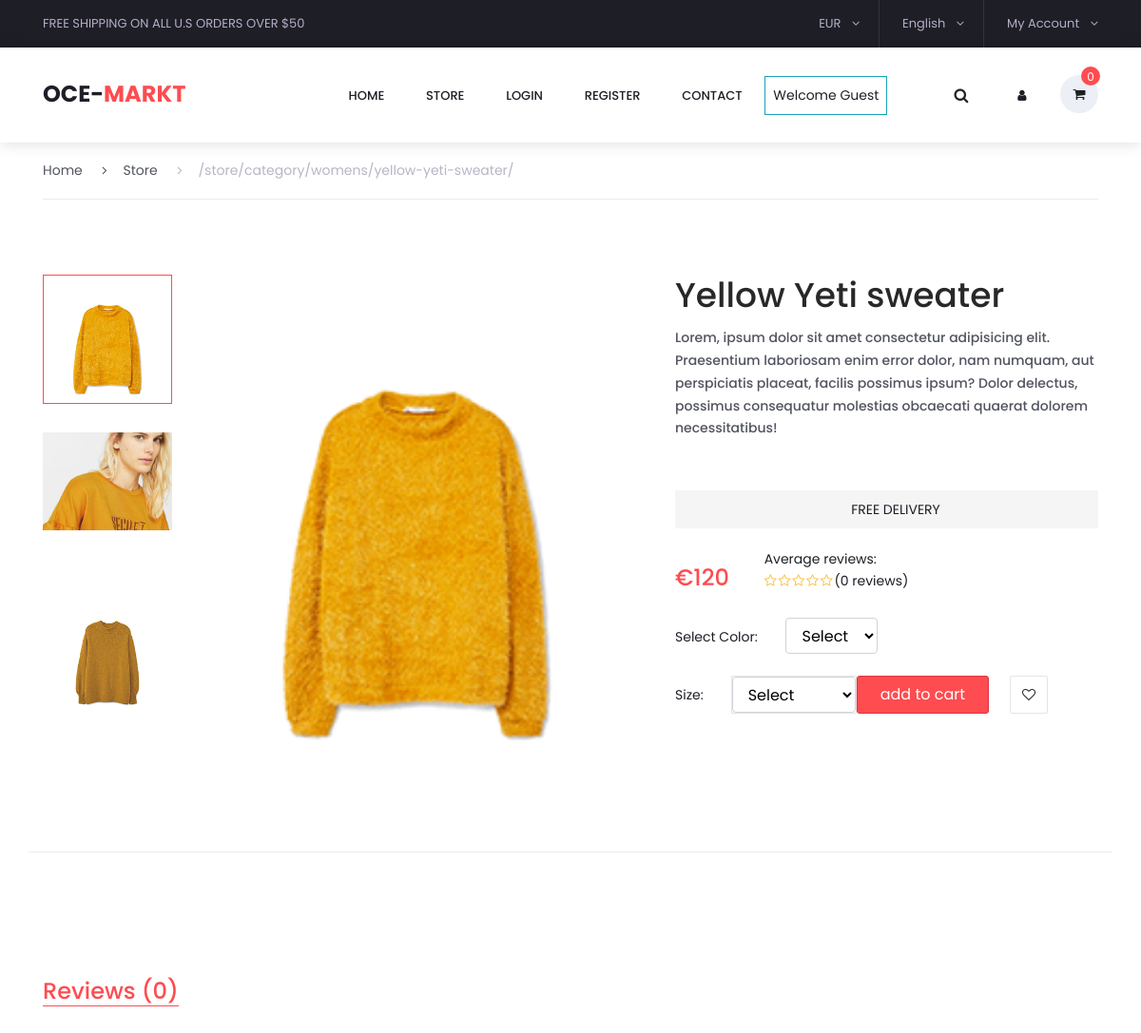
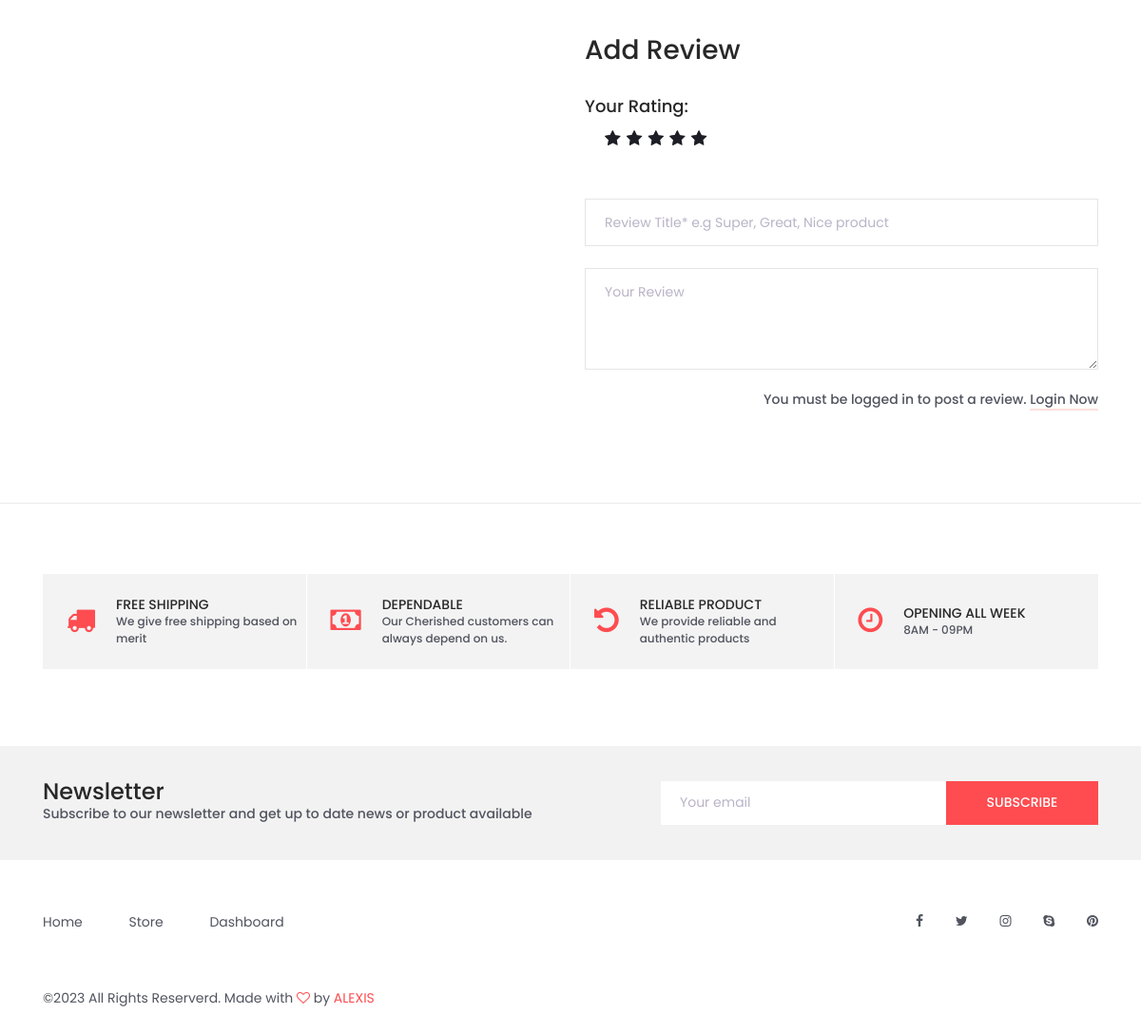
Screenshot of /store/category/womens/yellow-yeti-sweater/ with the database file from the repository (2 pictures, top to bottom).
### store/models.py (models this page shows, shortened)
class Product(models.Model):
    product_name = models.CharField(max_length=255, unique=True)
    slug = models.SlugField(max_length=255, unique=True)
    description = models.TextField(max_length=600, blank=True)
    price = models.IntegerField()
    old_price = models.IntegerField(blank=True, default=0)
    image = models.ImageField(upload_to='photos/products')
    stock = models.IntegerField()
    tagged = models.CharField(max_length=50, blank=True)
    is_available = models.BooleanField(default=True)
    category = models.ForeignKey(Category, on_delete=models.CASCADE)
    created_date = models.DateTimeField(auto_now_add=True, )
    modified_date = models.DateTimeField(auto_now=True)
    def averageReview(self):
        reviews = ReviewRating.objects.filter(
            product=self, status=True).aggregate(average=Avg('rating'))
        avg = 0
        if reviews['average'] is not None:
            avg = float(reviews['average'])
        return avg
    def countReview(self):
        reviews = ReviewRating.objects.filter(
            product=self, status=True).aggregate(count=Count('id'))
        count = 0
        if reviews['count'] is not None:
            count = reviews['count']
        return count

class ProductGallery(models.Model):
    product = models.ForeignKey(
        Product, default=None, on_delete=models.CASCADE)
    image = models.ImageField(upload_to='store/products', max_length=255)
    class Meta:
        verbose_name = 'productgallery'
        verbose_name_plural = 'product gallery'

### store/views.py (the view)
def product_detail(request, category_slug, product_slug):
    try:
        single_product = Product.objects.get(
            category__slug=category_slug, slug=product_slug)
        in_cart = CartItem.objects.filter(
            cart__cart_id=_cart_id(request), product=single_product).exists()
    except Exception as e:
        raise e
    if request.user.is_authenticated:
        try:
            orderproduct = OrderProduct.objects.filter(
                user=request.user, product_id=single_product.id).exists()
        except OrderProduct.DoesNotExist:
            orderproduct = None
    else:
        orderproduct = None
    reviews = ReviewRating.objects.filter(
        product_id=single_product.id, status=True)
    reviews_count = reviews.count()
    product_gallery = ProductGallery.objects.filter(
        product_id=single_product.id)
    context = {
        "single_product": single_product,
        "in-cart": in_cart,
        "orderproduct": orderproduct,
        'reviews': reviews,
        'reviews_count': reviews_count,
        'product_gallery': product_gallery,
    }
    return render(request, 'store/product_detail.html', context)

### templates/store/product_detail.html (shortened to what this page needs)
{% extends 'base.html' %}
{% load static %}
{% static "images" as baseURL %}
{% block content %}
<div class="container single_product_container">
    <div class="row">
        <div class="col">
            <div class="breadcrumbs d-flex flex-row align-items-center">
                <ul>
                    <li><a href="{% url 'home' %}">Home</a></li>
                    <li><a href="{% url 'store' %}"><i class="fa fa-angle-right" aria-hidden="true"></i>Store</a></li>
                    <li class="active"><a href="#"><i class="fa fa-angle-right" aria-hidden="true"></i>{{request.path}}</a></li>
                </ul>
            </div>
        </div>
    </div>
    <div class="row">
        <div class="col-lg-7">
            <div class="single_product_pics">
                <div class="row">
                    <div class="col-lg-3 thumbnails_col order-lg-1 order-2">
                        <div class="single_product_thumbnails">
                            <ul>
                                <li class="active"><img src="{{single_product.image.url}}" alt="product image" data-image="{{single_product.image.url}}"></li>
                                {% for image in product_gallery %}
                                   <li><img src="{{image.image.url}}" alt="" data-image="{{image.image.url}}"></li>
                                {% endfor %}
                            </ul>
                        </div>
                    </div>
                    <div class="col-lg-9 image_col order-lg-2 order-1">
                        <div class="single_product_image">
                            <div class="single_product_image_background" style="background-image:url({{single_product.image.url}})"></div>
                        </div>
                    </div>
                </div>
            </div>
        </div>
            <div class="col-lg-5">
                <form action="{% url 'add_cart' single_product.id %}" method="POST">
                    <div class="product_details">
                        <div class="product_details_title">
                            <h2>{{single_product.product_name}}</h2>
                            <p>{{single_product.description }}</p>
                        </div>
                        <div class="free_delivery d-flex flex-row align-items-center justify-content-center">
                            <span>free delivery</span>
                        </div>
                        <div class="product_price">€{{single_product.price}}</div>
                        <ul class="star_rating">
                            Average reviews:
                            <div class="rating-star">
                                <span>
                                     <li> <i class="fa fa-star{%if single_product.averageReview < 0.5%}-o{%elif single_product.averageReview >= 0.5 and single_product.averageReview < 1 %}-half-o{%endif%}" aria-hidden="true"></i></li>
                                    <li><i class="fa fa-star{%if single_product.averageReview < 1.5%}-o{%elif single_product.averageReview >= 1.5 and single_product.averageReview < 2 %}-half-o{%endif%}" aria-hidden="true"></i></li>
                                    <li><i class="fa fa-star{%if single_product.averageReview < 2.5%}-o{%elif single_product.averageReview >= 2.5 and single_product.averageReview < 3 %}-half-o{%endif%}" aria-hidden="true"></i></li>
                                    <li><i class="fa fa-star{%if single_product.averageReview < 3.5%}-o{%elif single_product.averageReview >= 3.5 and single_product.averageReview < 4 %}-half-o{%endif%}" aria-hidden="true"></i></li>
                                    <li><i class="fa fa-star{%if single_product.averageReview < 4.5%}-o{%elif single_product.averageReview >= 4.5 and single_product.averageReview < 5 %}-half-o{%endif%}" aria-hidden="true"></i></li>
                                       ({{single_product.countReview}} reviews)
                                </span>
                            </div>
                        </ul>
                        <div class="product_color" >
                            <span>Select Color:</span>
                            <ul>
                                <select name="color" id="" class="form-control" style="color: black;" required>
                                    <option value="" disabled selected>Select</option>
                                </select>
                            </ul>
                        </div>
                        <div class="quantity d-flex flex-column flex-sm-row align-items-sm-center">
                            <span>Size:</span>
                            <div class="quantity_selector">
                                <select name="size" id="" class="form-control" style="color: black;" required>
                                    <option value="" disabled selected>Select</option>
                                </select>
                            </div>
                            <br>
                            {% if single_product.stock <= 0 %}
                                <h5 class="text-danger" style="margin-top: 18px;"> Out of Stock</h5>
                            {% else %}
                                <div class="red_button btn btn-danger ">
                                    <button type="submit" class="btn btn-danger" onMouseover="this.style.backgroundColor='#fd9092'"onMouseOut="this.style.backgroundColor='#fe4c50'" style="background-color:#fe4c50; border:none;" >add to cart</button>
                                </div>
                            {% endif %}
                            <div class="product_favorite d-flex flex-column align-items-center justify-content-center"></div>
                        </div>
                    </div>
                </form>
            </div>
    </div>
</div>
<div class="tabs_section_container">
    <div class="container">
        <div class="row">
            <div class="col">
            </div>
        </div>
        <div class="row">
            <div class="col">
                <div id="tab_3" class="tab_container active">
                    <div class="row">
                        <div class="col-lg-6 reviews_col">
                            <div class="tab_title reviews_title">
                                <h4>Reviews ({{ reviews_count}})</h4>
                            </div>
                        </div>
                        <div class="col-lg-6 add_review_col">
                            <div class="add_review">
                                <form id="review_form" method="POST" action="{% url 'submit_review' single_product.id %}">
                                    <div>
                                        <h3>Add Review</h3>
                                        <br>
                                         <h1>Your Rating:</h1>
                                         <br>
                                        <div class="user_star_rating">
                                            <div class="rate">
                                                <input type="radio" name="rating" id="rating10" value="5" required> <label for="rating10" title="5"></label>
                                                <input type="radio" name="rating" id="rating8" value="4" required> <label for="rating8" title="4"></label>
                                                <input type="radio" name="rating" id="rating6" value="3" required><label for="rating6" title="3"></label>
                                                <input type="radio" name="rating" id="rating4" value="2" required><label for="rating4" title="2"></label>
                                                <input type="radio" name="rating" id="rating2" value="1" required><label for="rating2" title="1"></label>
                                            </div>
                                        </div>
                                        <div>
                                            <input id="review_name" class="form_input input_name" type="text" name="subject" placeholder="Review Title* e.g Super, Great, Nice product" required="required" data-error="Your subject .">
                                            <textarea id="review_message" class="input_review" name="review"  placeholder="Your Review" rows="4" required data-error="Please, leave us a review."></textarea>
                                        </div>
                                    </div>
                                    <div class="text-left text-sm-right">
                                        {% if user.is_authenticated %}
                                            {% if orderproduct %}
                                             <button id="review_submit" type="submit" class="red_button review_submit_btn trans_300" value="Submit">submit</button>
                                             {% else %}
                                             <p>You must purchase this product first before you can review. </p>
                                             {% endif %}
                                        {%else%}
                                          <p>You must be logged in to post a review. <span><a href="{% url 'login' %}">Login Now</a></span> </p>
                                        {% endif %}
                                    </div>
                                </form>
                            </div>
                        </div>
                    </div>
                </div>
            </div>
        </div>
    </div>
</div>
{% include 'benefit.html' %}
{% endblock %}

### rows the page displays
Product: image (picture), product_name "Yellow Yeti sweater", description "Lorem, ipsum dolor sit amet consectetur adipisicing elit. Praesentium laboriosam enim error dolor, nam numquam, aut perspiciatis placeat, facilis possimus ipsum? Dolor delectus, possimus consequatur molestias obcaecati quaerat dolorem necessitatibus!", price "120", countReview "0"
ProductGallery: image (picture)
ProductGallery: image (picture)

### other values shown
{{ cart_count }} "0"
{{ request.path }} "/store/category/womens/yellow-yeti-sweater/"
{{ reviews_count }} "0"
